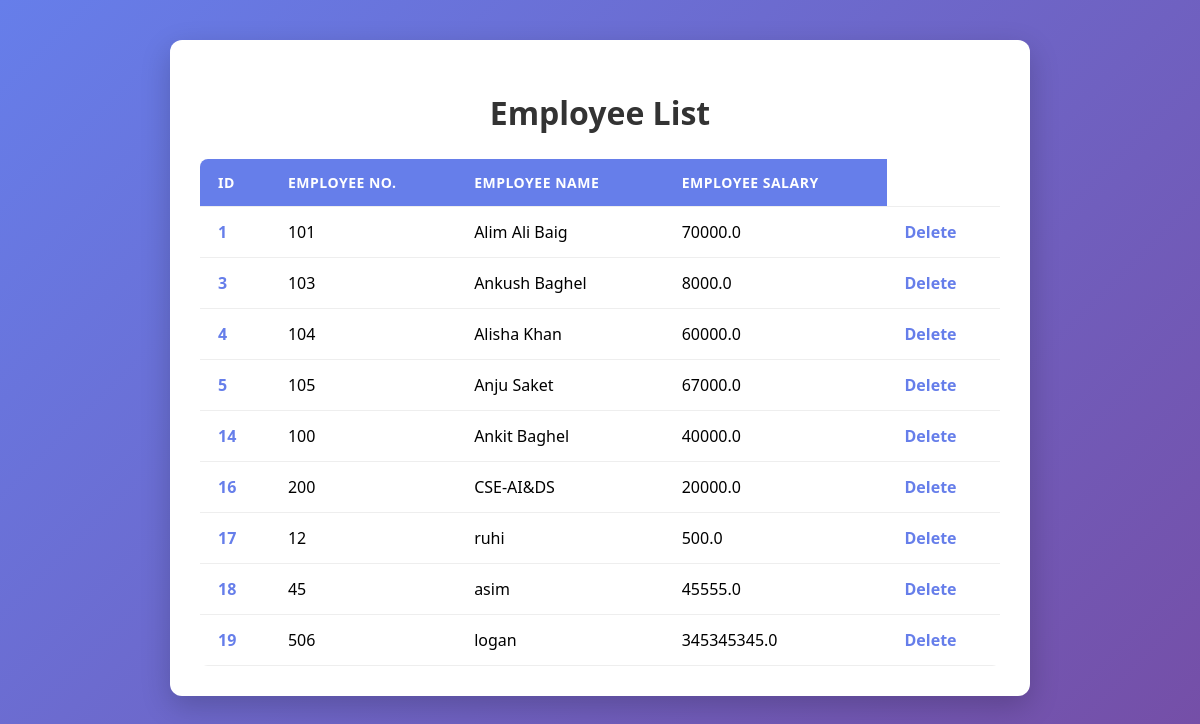
The page /database/employeelist/ on the database its author committed.
### database/models.py (models this page shows, shortened)
class Employee(models.Model):
    eno=models.IntegerField()
    ename=models.CharField(max_length=40)
    esal=models.FloatField()

### database/views.py (the view)
# urls.py: path("employeelist/",employeelist,name='employeelist'),
def employeelist(request):  # Read data records (R of CRUD)
    Employees = Employee.objects.all()
    res = render(request, 'employeelist.html', {'Employees': Employees})
    return res

### database/templates/employeelist.html (shortened to what this page needs)
<!DOCTYPE html>
<html lang="en">
<head>
</head>
<body>
    <div class="container">
        <h1>Employee List</h1>
        <table>
            <tr>
                <th>ID</th>
                <th>Employee No.</th>
                <th>Employee Name</th>
                <th>Employee Salary</th>
            </tr>
            {% for i in Employees %}
            <tr>
                <td><a href="http://localhost:8000/database/updateEmployeeform/?id={{i.id}}">{{i.id}}</a></td>
                <td>{{i.eno}}</td>
                <td>{{i.ename}}</td>
                <td>{{i.esal}}</td>
                <td><a href="http://localhost:8000/database/deleteEmployee/?id={{i.id}}">Delete</a></td>
            </tr>
            {% endfor %}
        </table>
    </div>
</body>
</html>

### database/templates/employeelist.html (style rules this page uses)
body { font-family: 'Segoe UI', Tahoma, Geneva, Verdana, sans-serif; background: linear-gradient(135deg, #667eea 0%, #764ba2 100%); margin: 0; padding: 40px; min-height: 100vh; display: flex; justify-content: center; align-items: flex-start; }
.container { background: #ffffff; padding: 30px; border-radius: 12px; box-shadow: 0 10px 30px rgba(0, 0, 0, 0.2); width: 800px; animation: fadeIn 0.8s ease-in-out; }
h1 { color: #333; text-align: center; margin-bottom: 25px; }
table { width: 100%; border-collapse: collapse; overflow: hidden; border-radius: 8px; }
th, td { padding: 14px 18px; text-align: left; }
th { background-color: #667eea; color: white; text-transform: uppercase; font-size: 14px; letter-spacing: 0.5px; }
tr { border-bottom: 1px solid #eee; transition: all 0.3s ease; }
td a { color: #667eea; text-decoration: none; font-weight: bold; transition: color 0.2s; }

### rows shown on the page
Employee: id "1", eno "101", ename "Alim Ali Baig", esal "70000.0"
Employee: id "3", eno "103", ename "Ankush Baghel", esal "8000.0"
Employee: id "4", eno "104", ename "Alisha Khan", esal "60000.0"
Employee: id "5", eno "105", ename "Anju Saket", esal "67000.0"
Employee: id "14", eno "100", ename "Ankit Baghel", esal "40000.0"
Employee: id "16", eno "200", ename "CSE-AI&DS", esal "20000.0"
Employee: id "17", eno "12", ename "ruhi", esal "500.0"
Employee: id "18", eno "45", ename "asim", esal "45555.0"
Employee: id "19", eno "506", ename "logan", esal "345345345.0"
